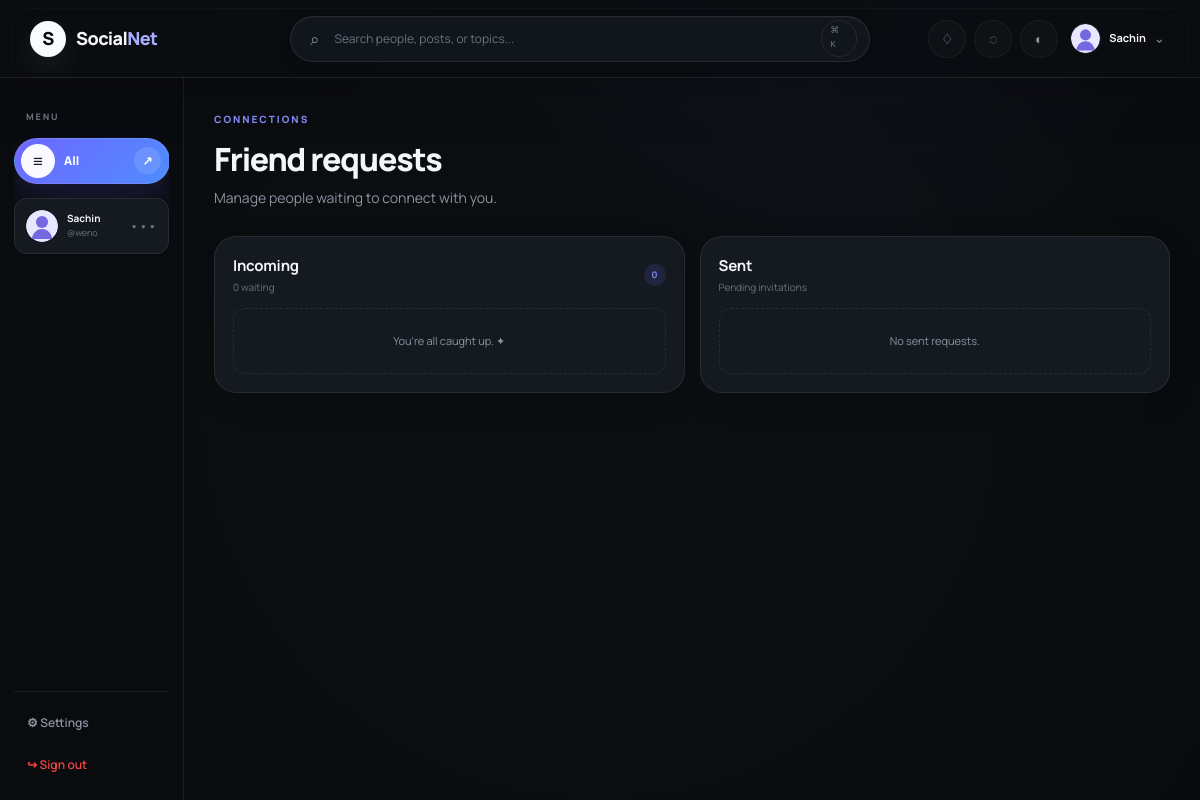
Screenshot of /requests (signed in) with the database file from the repository.
### tables this page shows
CREATE TABLE users (
    id INTEGER PRIMARY KEY AUTOINCREMENT,
    name TEXT NOT NULL,
    username TEXT NOT NULL COLLATE NOCASE UNIQUE,
    email TEXT NOT NULL COLLATE NOCASE UNIQUE,
    password_hash TEXT NOT NULL,
    bio TEXT DEFAULT '',
    profile_picture TEXT NOT NULL DEFAULT 'default-avatar.svg',
    is_blocked INTEGER NOT NULL DEFAULT 0,
    created_at TEXT NOT NULL DEFAULT CURRENT_TIMESTAMP
, cover_picture TEXT NOT NULL DEFAULT '');

### app.py (the view)
@app.route("/requests")
@login_required
def requests_page():
    uid = session["user_id"]
    con = get_db()
    incoming = con.execute(
        """SELECT fr.id AS request_id,u.id,u.name,u.username,u.profile_picture
           FROM friend_requests fr JOIN users u ON u.id=fr.sender_id
           WHERE fr.receiver_id=? AND fr.status='pending'
           ORDER BY fr.id DESC""", (uid,)
    ).fetchall()
    sent = con.execute(
        """SELECT fr.id AS request_id,u.id,u.name,u.username,u.profile_picture
           FROM friend_requests fr JOIN users u ON u.id=fr.receiver_id
           WHERE fr.sender_id=? AND fr.status='pending'
           ORDER BY fr.id DESC""", (uid,)
    ).fetchall()
    con.close()
    return render_template("requests.html", incoming=incoming, sent=sent)

### app.py (called while the page is built)
def get_db():
    con = sqlite3.connect(DB_PATH)
    con.row_factory = sqlite3.Row
    con.execute("PRAGMA foreign_keys = ON")
    return con

def login_required(view):
    @wraps(view)
    def wrapped(*args, **kwargs):
        if "user_id" not in session:
            flash("Please log in to continue.", "error")
            return redirect(url_for("login"))
        return view(*args, **kwargs)
    return wrapped

@app.context_processor
def common_context():
    pending = 0
    if "user_id" in session:
        con = get_db()
        pending = con.execute(
            "SELECT COUNT(*) FROM friend_requests WHERE receiver_id=? AND status='pending'",
            (session["user_id"],)
        ).fetchone()[0]
        con.close()
    current_user = None
    if "user_id" in session:
        con = get_db()
        current_user = con.execute("SELECT * FROM users WHERE id=?", (session["user_id"],)).fetchone()
        con.close()
    return {"pending_count": pending, "logged_in": "user_id" in session, "current_user": current_user}

### templates/requests.html
{% extends "base.html" %}{% block title %}Requests · SocialNet{% endblock %}
{% block content %}<div class="content-wrap"><div class="page-heading"><div><p class="eyebrow">CONNECTIONS</p><h1>Friend requests</h1><p class="subtext">Manage people waiting to connect with you.</p></div></div>
<div class="request-layout"><section class="card panel"><div class="section-head"><div><h2>Incoming</h2><span>{{ incoming|length }} waiting</span></div><b class="count-badge">{{ incoming|length }}</b></div><div class="request-list">{% for r in incoming %}<div class="request-card"><img src="{{ url_for('static',filename='uploads/'+r['profile_picture']) }}"><div class="request-main"><b>{{ r['name'] }}</b><span>@{{ r['username'] }}</span><small>Wants to connect with you</small></div><form method="post" action="{{ url_for('accept_request',request_id=r['request_id']) }}"><button class="btn primary small">Accept</button></form><form method="post" action="{{ url_for('reject_request',request_id=r['request_id']) }}"><button class="btn ghost small">Decline</button></form></div>{% else %}<div class="empty">You're all caught up. ✦</div>{% endfor %}</div></section>
<section class="card panel"><div class="section-head"><div><h2>Sent</h2><span>Pending invitations</span></div></div><div class="request-list">{% for r in sent %}<div class="request-card"><img src="{{ url_for('static',filename='uploads/'+r['profile_picture']) }}"><div class="request-main"><b>{{ r['name'] }}</b><span>@{{ r['username'] }}</span><small>Waiting for a response</small></div><form method="post" action="{{ url_for('cancel_request',receiver_id=r['id']) }}"><button class="btn ghost small">Cancel</button></form></div>{% else %}<div class="empty">No sent requests.</div>{% endfor %}</div></section></div></div>{% endblock %}

### templates/base.html (shortened to what this page needs)
<!doctype html>
<html lang="en" data-theme="dark">
<head>
<link rel="stylesheet" href="{{ url_for('static', filename='css/style.css') }}">
</head>
<body class="{% if logged_in %}app-shell{% else %}public-shell{% endif %}">
{% if logged_in %}
<header class="topbar">
  <div class="topbar-left"><button class="icon-btn mobile-menu" data-action="toggle-sidebar" aria-label="Menu">☰</button>
  <a class="brand" href="{{ url_for('dashboard') }}"><span class="brand-mark">S</span><span>Social<span class="brand-accent">Net</span></span></a></div>
  <form class="global-search" action="{{ url_for('search') }}" method="get" autocomplete="off">
    <span>⌕</span><input id="globalSearch" name="q" value="{{ request.args.get('q','') }}" placeholder="Search people, posts, or topics..." aria-label="Search">
    <kbd>⌘ K</kbd><div class="search-suggest" id="searchSuggest"><div class="suggest-head">Quick search</div><div class="suggest-item">Search people by name or @username</div><div class="suggest-item">Find topics and communities</div></div>
  </form>
  <div class="top-actions">
    <a class="icon-btn has-dot" href="{{ url_for('requests_page') }}" title="Notifications">♢{% if pending_count %}<i>{{ pending_count }}</i>{% endif %}</a>
    <a class="icon-btn" href="{{ url_for('friends') }}" title="Messages">◌</a>
    <button class="icon-btn" data-action="toggle-theme" title="Toggle theme">◐</button>
    <div class="user-menu">
      <a href="{{ url_for('profile') }}" class="mini-profile"><img src="{{ url_for('static', filename='uploads/'+(current_user['profile_picture'] if current_user else 'default-avatar.svg')) }}" onerror="this.src='{{ url_for('static', filename='uploads/default-avatar.svg') }}'"><span>{{ session.get('user_name','User') }}</span><b>⌄</b></a>
    </div>
  </div>
</header>
<div class="app-layout">
<aside class="sidebar" id="sidebar">
  <div class="side-scroll">
    <div class="side-label">MENU</div>
    <button class="all-nav-trigger" type="button" data-action="toggle-all-nav" aria-expanded="false" aria-controls="allNavPanel">
      <span class="all-nav-trigger-icon">≡</span><span>All</span><span class="all-nav-chevron">↗</span>
    </button>
    <div class="side-profile">
      <img src="{{ url_for('static', filename='uploads/'+(current_user['profile_picture'] if current_user else 'default-avatar.svg')) }}" alt="">
      <div><b>{{ session.get('user_name','User') }}</b><small>@{{ session.get('username','user') }}</small></div>
      <a href="{{ url_for('profile') }}">•••</a>
    </div>
  </div>
  <div class="side-footer"><a href="{{ url_for('settings') }}">⚙ Settings</a><a class="logout-link" href="{{ url_for('logout') }}">↪ Sign out</a></div>
</aside>
<main class="page-content">
{% block content %}{% endblock %}
</main></div>
{% else %}
{% with messages=get_flashed_messages(with_categories=true) %}{% if messages %}<div class="toast-wrap">{% for category,message in messages %}<div class="toast {{ category }}"><span>!</span>{{ message }}<button data-action="close-toast">×</button></div>{% endfor %}</div>{% endif %}{% endwith %}
{% endif %}
</body></html>

### rows the page displays
users: profile_picture (placeholder picture), get "Sachin", get "weno"

### other values shown
{{ incoming|length }} "0"
